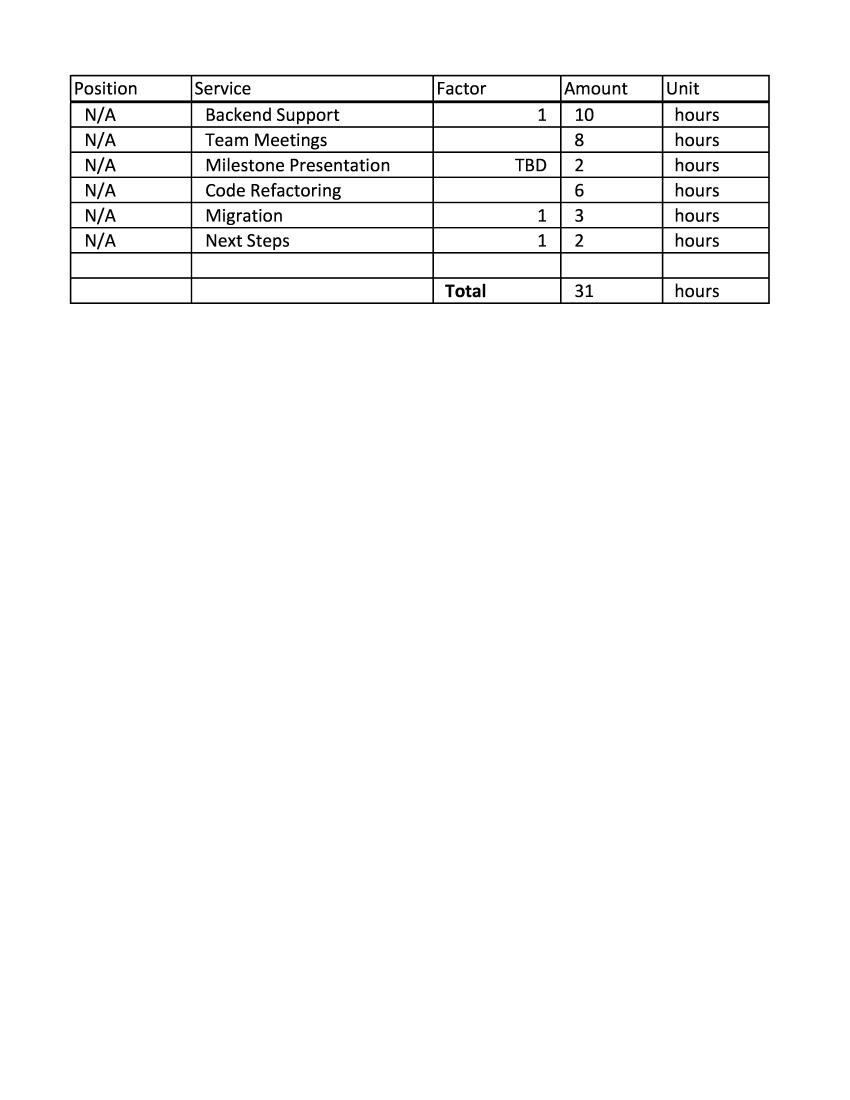
#> input picture example_1.png, 4250 x 5500 px (shown at 1/5 size)
$ python -i table_img_ocr.py   (imports and definitions only)
#> lines starting #> are read from the running program, lines starting #| are printed output that depends on the picture; after the words box and inside, x2 and y2 are one past the last pixel; in counts of white or black regions, pixels touching at a corner belong together
import pytesseract
import numpy as np
import os
import cv2


class ReadTableImage:

    def __init__(self, image_path: str, tesseract_path=None, show=False):
#> called with image_path = 'example_1.png', show = False
        self.image_path = image_path
        self.show = show
        self.tesseract_path = tesseract_path
        if self.tesseract_path is not None:
            pytesseract.pytesseract.tesseract_cmd = self.tesseract_path

        try:
            self.img = cv2.imread(cv2.samples.findFile(self.image_path))
#> self.img is the input picture: shape (5500, 4250, 3); 97.8% white; 195 black regions, largest, box (x1, y1, x2, y2) and area: (349, 374, 3849, 1520) 340444, (1276, 668, 1343, 730) 2020, (1034, 794, 1101, 856) 2020
            self.cImage = np.copy(self.img)
            self.img_height, self.img_width, self.img_channels = self.img.shape
#> self.img_height = 5500; self.img_width = 4250; self.img_channels = 3
        except cv2.error:
            raise cv2.error('Incorrect path to image')
        self.lines = None
        self.chart_lines = []
        self.horizontal_lines = []
        self.vertical_lines = []
        self.results = []

    def pre_process_image(self):
        self.dilate_img()
        self.gaussian_blur()
        self.grayscale()
        self.canny_img()
        img = self.morph_img()
        return img

    # [16 lines left out: function auto_resize_image, not called in this run]

    def dilate_img(self, img=None):
        # dilated
        if img is not None:
            self.img = img
        k_size = 3
        kernel = np.ones((k_size, k_size), np.uint8)
        try:
            img_dilated = cv2.dilate(self.img, kernel, iterations=1)
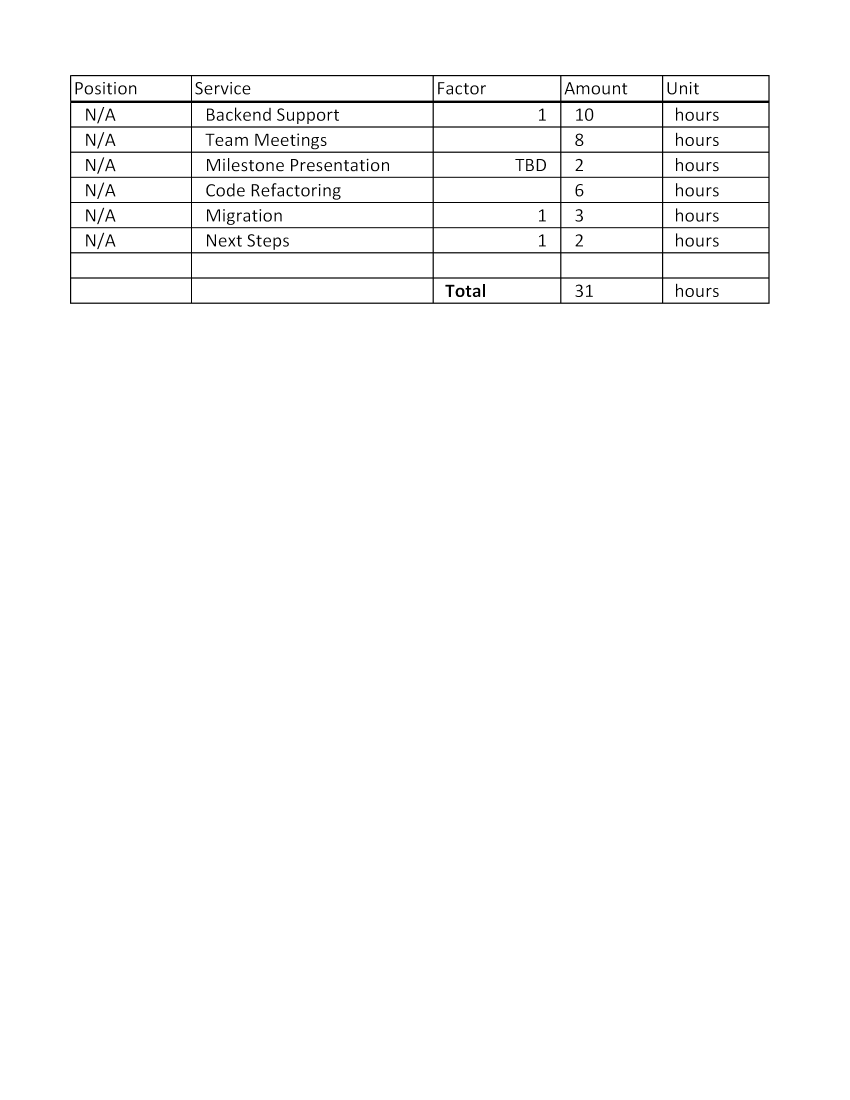
#> img_dilated: shape (5500, 4250, 3) (shown at 1/5 size); 98.4% white; 195 black regions, largest, box (x1, y1, x2, y2) and area: (350, 375, 3848, 1519) 258188, (1277, 669, 1342, 729) 1456, (1035, 795, 1100, 855) 1456
            self.img = img_dilated
        except AttributeError:
            raise AttributeError('img must be a cv2 object')

        if self.show:
            cv2.imshow("dilate", self.img)
            cv2.waitKey(0)
            cv2.destroyWindow("dilate")

        return img_dilated

    def gaussian_blur(self, img=None):
        # gaussian blur
        if img is not None:
            self.img = img
        try:
            img_blurred = cv2.GaussianBlur(self.img, (0, 0), 3)
        except AttributeError:
            raise AttributeError('img must be a cv2 object')
        self.img = img_blurred
        if self.show:
            cv2.imshow("blur", self.img)
            cv2.waitKey(0)
            cv2.destroyWindow("blur")

        return img_blurred

    def grayscale(self, img=None):
        # grayscale
        if img is not None:
            self.img = img
        try:
            img_gray = cv2.cvtColor(self.img, cv2.COLOR_BGR2GRAY)
        except AttributeError:
            raise AttributeError('img must be a cv2 object')
        self.img = img_gray
        if self.show:
            cv2.imshow("gray", self.img)
            cv2.waitKey(0)
            cv2.destroyWindow("gray")

        return img_gray

    def canny_img(self, img=None):
        # canny alteration
        if img is not None:
            self.img = img
        try:
            img_canny = cv2.Canny(self.img, 50, 150)
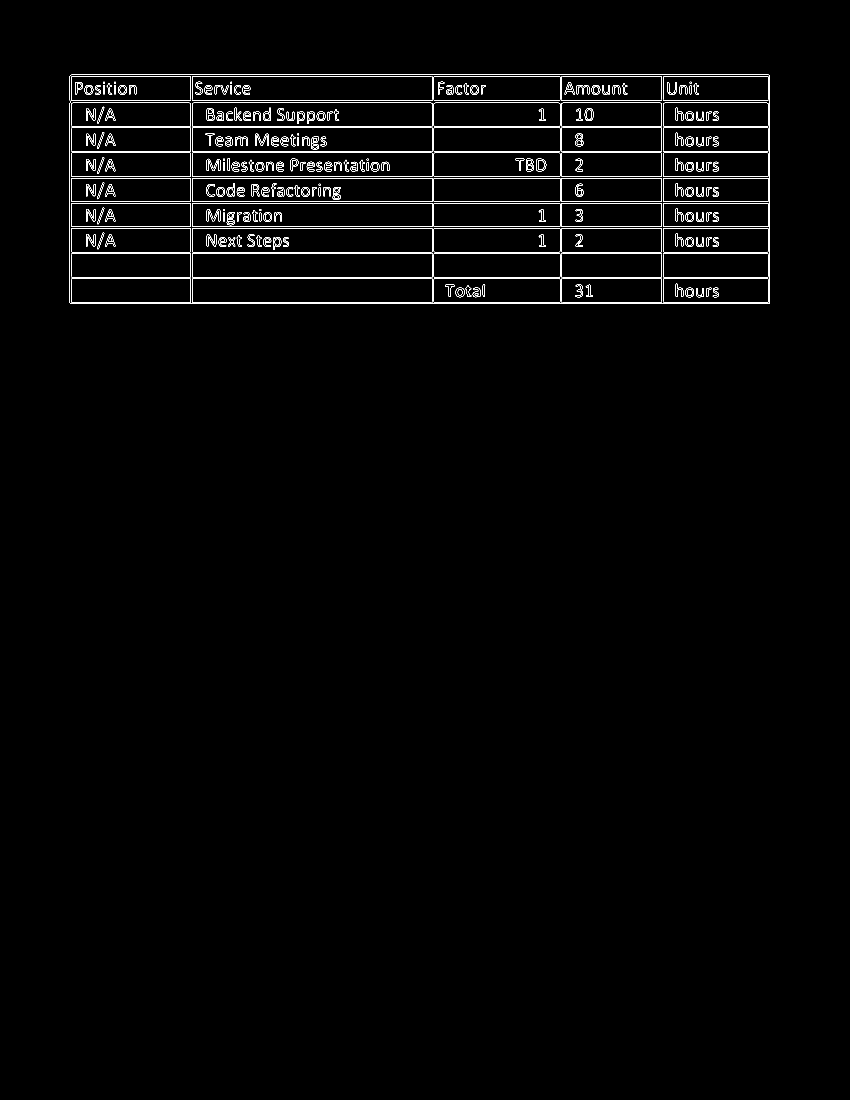
#> img_canny: shape (5500, 4250) (shown at 1/5 size); 0.54% white in thin lines or dots, all inside (x1, y1, x2, y2) = (349, 374, 3849, 1520)
        except AttributeError:
            raise AttributeError('img must be a cv2 object')
        self.img = img_canny
        if self.show:
            cv2.imshow("canny", self.img)
            cv2.waitKey(0)
            cv2.destroyWindow("canny")

        return img_canny

    def morph_img(self, img=None):
        # morph image
        if img is not None:
            self.img = img
        kernel = np.ones((5, 5), np.uint8)
        try:
            img_morph = cv2.morphologyEx(self.img, cv2.MORPH_CLOSE, kernel, iterations=2)
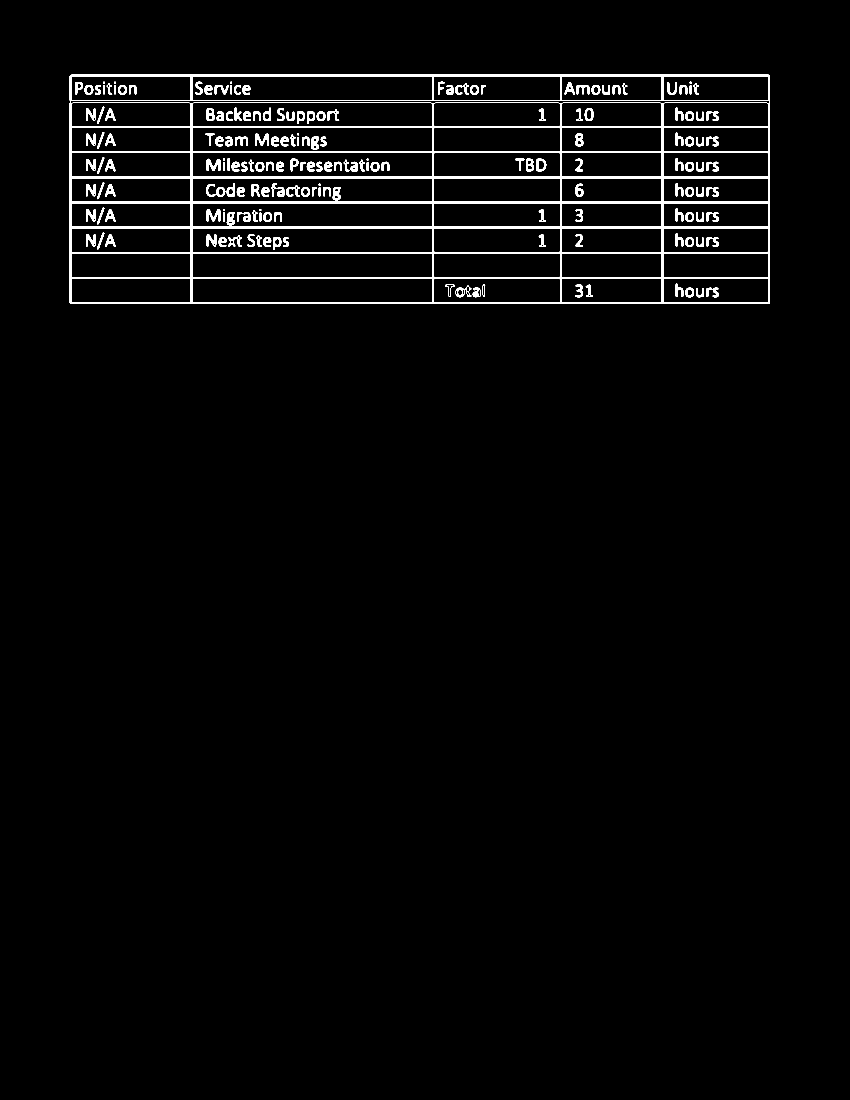
#> img_morph: shape (5500, 4250) (shown at 1/5 size); 2.1% white; 176 white regions, largest, box (x1, y1, x2, y2) and area: (349, 374, 3849, 1520) 325121, (1031, 917, 1173, 983) 3322, (1276, 668, 1343, 729) 2127
        except AttributeError:
            raise AttributeError('img must be a cv2 object')
        self.img = img_morph
        if self.show:
            cv2.imshow("canny", self.img)
            cv2.waitKey(0)
            cv2.destroyWindow("canny")

        return img_morph

    # [227 lines left out: functions create_lines, __is_vertical, __is_horizontal, __combine_horizontal_lines, __combine_vertical_lines, __overlapping_filter and 5 more, not called in this run]

>>> result = ReadTableImage('example_1.png').pre_process_image()
